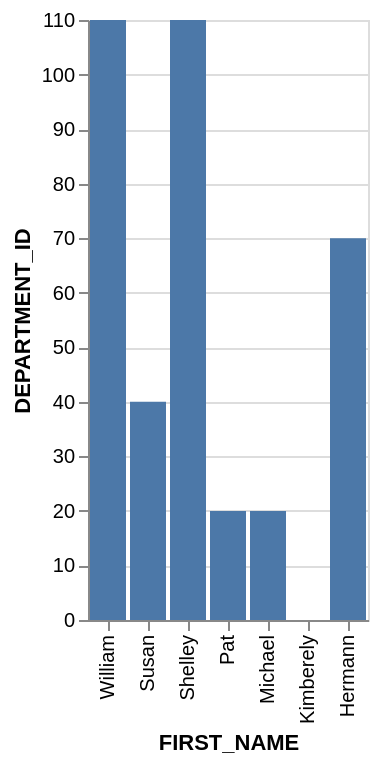

Here is the Vega-Lite specification saved for this chart:
### Vega-Lite specification from a JSON file in a GitHub repository (floating-point values rounded to 4 significant figures)
{"data": {"values": [{"x_data": "William", "y_data": 110}, {"x_data": "Susan", "y_data": 40}, {"x_data": "Shelley", "y_data": 110}, {"x_data": "Pat", "y_data": 20}, {"x_data": "Michael", "y_data": 20}, {"x_data": "Kimberely", "y_data": 0}, {"x_data": "Hermann", "y_data": 70}]}, "mark": "bar", "encoding": {"x": {"field": "x_data", "type": "nominal", "title": "FIRST_NAME", "sort": "descending"}, "y": {"field": "y_data", "type": "quantitative", "title": "DEPARTMENT_ID"}}}
